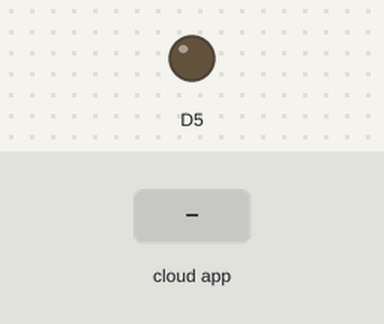
The sketch below on a simulated ESP8266 (NodeMCU). Shown: output pins drawn as LEDs (lit = HIGH). Inputs (shaded band) come from the test bench.

Above: at 1.2 s.
1.3 s: the phone or cloud app sets led to 1
At 2.5 s:
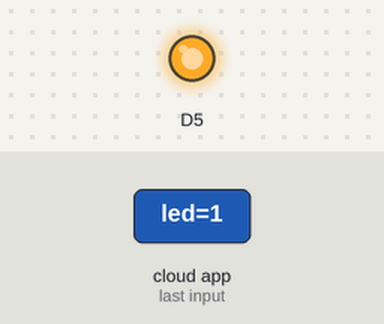
2.8 s: the phone or cloud app sets led to 0
At 3.9 s:
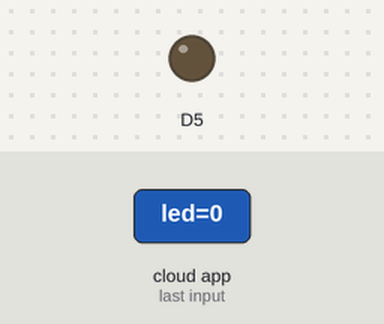
Timing chart, 0 to 5.8 s (numbered marks = the images above; inputs shaded):
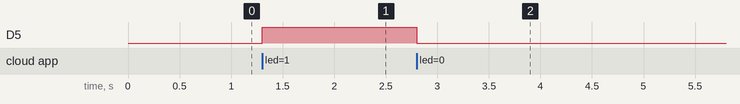

The sketch:

9_ESP8266_Thinger.ino
```cpp
#include <ESP8266WiFi.h>
#include <ThingerESP8266.h>

#define USERNAME "your_thinger_username"    // Thinger username
#define DEV_ID "your_device_id"             // Thinger device ID
#define DEV_CRED "your_device_credential"   // Thinger device credential

#define SSID "your_wifi_name"               // wifi SSID
#define SSID_PASSWORD "your_wifi_password"  // wifi password

ThingerESP8266 thing(USERNAME, DEV_ID, DEV_CRED);

void setup() {
    pinMode(D5, OUTPUT);
    thing.add_wifi(SSID, SSID_PASSWORD);
    thing["led"] << digitalPin(D5);
    // thing["led"] << analogPin(D5);
    thing["pot"] >> outputValue(analogRead(A0));
}

void loop() {
    thing.handle();
}
```

Measured:
- after the input at 1.3 s, D5: LOW → HIGH at once
- after the input at 2.8 s, D5: HIGH → LOW at once
